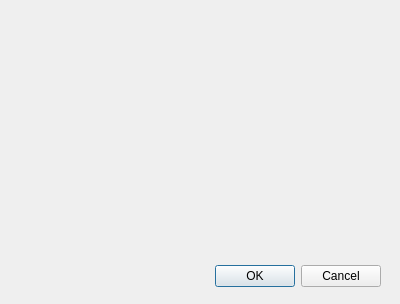
<?xml version="1.0" encoding="UTF-8"?>
<ui version="4.0">
 <class>Open</class>
 <widget class="QDialog" name="Open">
  <property name="geometry">
   <rect>
    <x>0</x>
    <y>0</y>
    <width>400</width>
    <height>304</height>
   </rect>
  </property>
  <property name="windowTitle">
   <string>Dialog</string>
  </property>
  <widget class="QDialogButtonBox" name="buttonBox">
   <property name="geometry">
    <rect>
     <x>40</x>
     <y>260</y>
     <width>341</width>
     <height>32</height>
    </rect>
   </property>
   <property name="orientation">
    <enum>Qt::Horizontal</enum>
   </property>
   <property name="standardButtons">
    <set>QDialogButtonBox::Cancel|QDialogButtonBox::Ok</set>
   </property>
  </widget>
 </widget>
 <resources/>
 <connections>
  <connection>
   <sender>buttonBox</sender>
   <signal>accepted()</signal>
   <receiver>Open</receiver>
   <slot>accept()</slot>
   <hints>
    <hint type="sourcelabel">
     <x>248</x>
     <y>254</y>
    </hint>
    <hint type="destinationlabel">
     <x>157</x>
     <y>274</y>
    </hint>
   </hints>
  </connection>
  <connection>
   <sender>buttonBox</sender>
   <signal>rejected()</signal>
   <receiver>Open</receiver>
   <slot>reject()</slot>
   <hints>
    <hint type="sourcelabel">
     <x>316</x>
     <y>260</y>
    </hint>
    <hint type="destinationlabel">
     <x>286</x>
     <y>274</y>
    </hint>
   </hints>
  </connection>
 </connections>
</ui>
